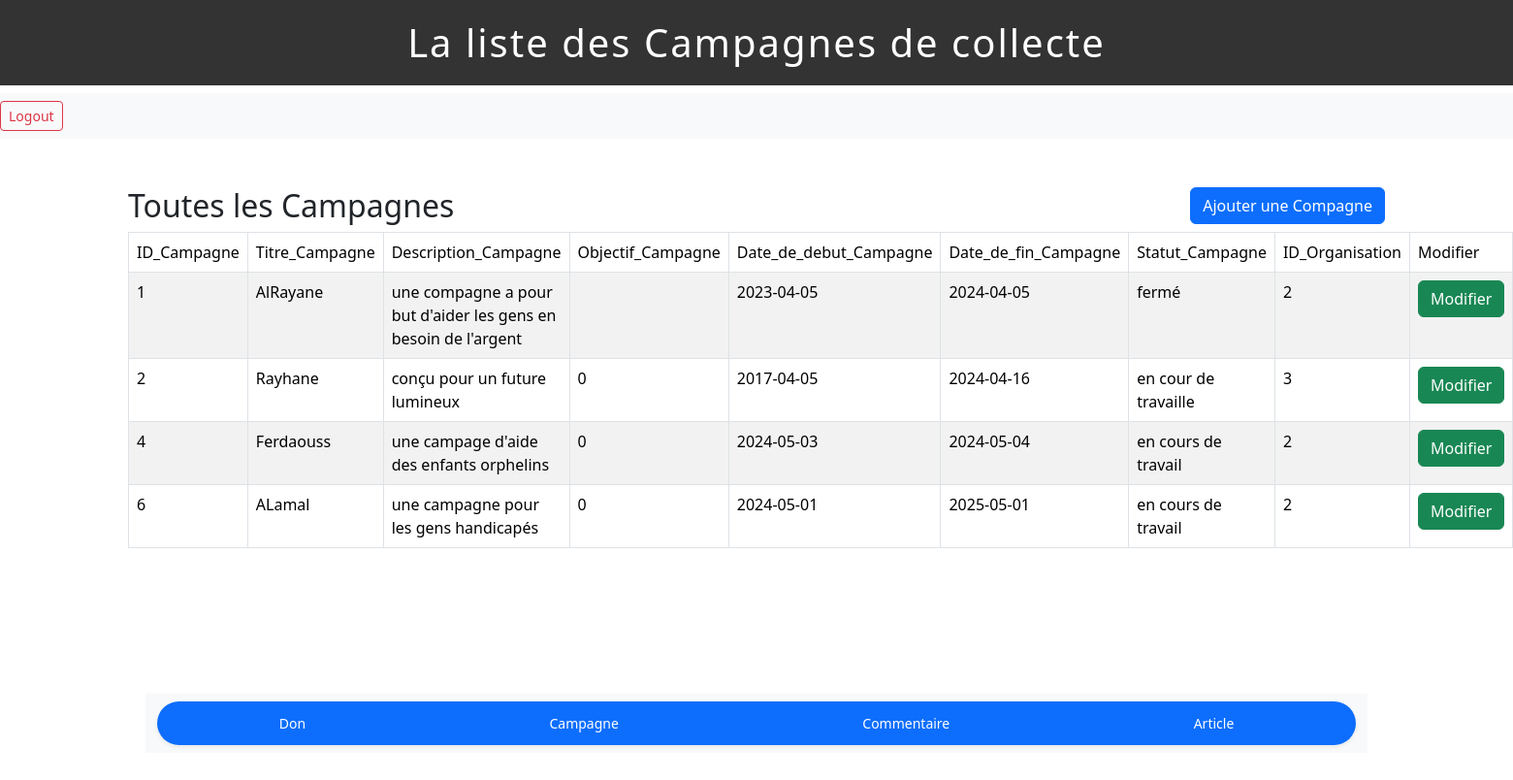
Page /campagne_de_collecte.php (signed in) on the committed database.
### tables this page shows
CREATE TABLE `campagne` (
  `ID_Campagne` bigint(20) NOT NULL,
  `Titre_Campagne` text DEFAULT NULL,
  `Description_Campagne` text DEFAULT NULL,
  `Objectif_Campagne` bigint(20) DEFAULT NULL,
  `Date_de_debut_Campagne` date DEFAULT NULL,
  `Date_de_fin_Campagne` date DEFAULT NULL,
  `Statut_Campagne` text DEFAULT NULL,
  `ID_Organisation` bigint(20) DEFAULT NULL
);

### campagne_de_collecte.php (the view, shortened to what this page needs)
<?php
$user_type = $_SESSION['user_type'];
?>
<?php
include("connection.php");
include("header_camp.php");
?>
        <div class="box1">
          <h2>Toutes les Campagnes</h2>
          <button type="button" class="btn btn-primary" data-bs-toggle="modal" data-bs-target="#exampleModal">Ajouter une Compagne</button>
        </div>
        <table class="table table-hover table-bordered table-striped">
            <thead>
                <tr>
                    <td>ID_Campagne</td>
                    <td>Titre_Campagne</td>
                    <td>Description_Campagne</td>
                    <td>Objectif_Campagne</td>
                    <td>Date_de_debut_Campagne</td>
                    <td>Date_de_fin_Campagne</td>
                    <td>Statut_Campagne</td>
                    <td>ID_Organisation</td>
                    <?php if ($user_type == 'Organisation') : ?>
                    <td>Modifier</td>
                    <?php endif; ?>
                </tr>
            </thead>
            <tbody>
            <?php
                $sql = "SELECT * FROM campagne";
                $query = $conn->prepare($sql);
                $query->execute();
                $result = $query->fetchAll(PDO::FETCH_ASSOC);
                foreach ($result as $row) {
                    echo "<tr>";
                    echo "<td>" . $row['ID_Campagne'] . "</td>";
                    echo "<td>" . $row['Titre_Campagne'] . "</td>";
                    echo "<td>" . $row['Description_Campagne'] . "</td>";
                    echo "<td>" . $row['Objectif_Campagne'] . "</td>";
                    echo "<td>" . $row['Date_de_debut_Campagne'] . "</td>";
                    echo "<td>" . $row['Date_de_fin_Campagne'] . "</td>";
                    echo "<td>" . $row['Statut_Campagne'] . "</td>";
                    echo "<td>" . $row['ID_Organisation'] . "</td>";
                    if ($user_type == 'Organisation') {
                    echo "<td><a href='update_campagne.php?id=" .$row["ID_Campagne"]. "' class='btn btn-success'>Modifier</a></td>";
                    }
                    echo "</tr>";
                }
            ?>
            </tbody>
        </table>
<?php
include("footer.php");
?>

### style.css (style rules this page uses)
.box1 h2 { float: left; }
.box1 button { float: right; }

### rows in the picture
campagne: ID_Campagne "1", Titre_Campagne "AlRayane", Description_Campagne "une compagne a pour but d'aider les gens en besoin de l'argent", Date_de_debut_Campagne "2023-04-05", Date_de_fin_Campagne "2024-04-05", Statut_Campagne "fermé", ID_Organisation "2"
campagne: ID_Campagne "2", Titre_Campagne "Rayhane", Description_Campagne "conçu pour un future lumineux", Objectif_Campagne "0", Date_de_debut_Campagne "2017-04-05", Date_de_fin_Campagne "2024-04-16", Statut_Campagne "en cour de travaille", ID_Organisation "3"
campagne: ID_Campagne "4", Titre_Campagne "Ferdaouss", Description_Campagne "une campage d'aide des enfants orphelins", Objectif_Campagne "0", Date_de_debut_Campagne "2024-05-03", Date_de_fin_Campagne "2024-05-04", Statut_Campagne "en cours de travail", ID_Organisation "2"
campagne: ID_Campagne "6", Titre_Campagne "ALamal", Description_Campagne "une campagne pour les gens handicapés", Objectif_Campagne "0", Date_de_debut_Campagne "2024-05-01", Date_de_fin_Campagne "2025-05-01", Statut_Campagne "en cours de travail", ID_Organisation "2"
